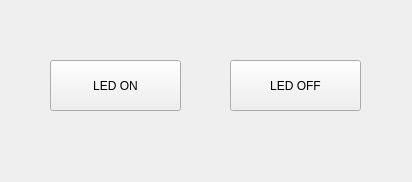
<?xml version="1.0" encoding="UTF-8"?>
<ui version="4.0">
 <class>MainWindow</class>
 <widget class="QMainWindow" name="MainWindow">
  <property name="geometry">
   <rect>
    <x>0</x>
    <y>0</y>
    <width>412</width>
    <height>182</height>
   </rect>
  </property>
  <property name="acceptDrops">
   <bool>false</bool>
  </property>
  <property name="windowTitle">
   <string>Arduino LED Control</string>
  </property>
  <property name="windowIcon">
   <iconset>
    <normaloff>../../../../tmp/led-red.png</normaloff>../../../../tmp/led-red.png</iconset>
  </property>
  <property name="documentMode">
   <bool>false</bool>
  </property>
  <widget class="QWidget" name="centralwidget">
   <widget class="QPushButton" name="pushButton">
    <property name="geometry">
     <rect>
      <x>50</x>
      <y>60</y>
      <width>131</width>
      <height>51</height>
     </rect>
    </property>
    <property name="text">
     <string>LED ON</string>
    </property>
   </widget>
   <widget class="QPushButton" name="pushButton_2">
    <property name="geometry">
     <rect>
      <x>230</x>
      <y>60</y>
      <width>131</width>
      <height>51</height>
     </rect>
    </property>
    <property name="text">
     <string>LED OFF</string>
    </property>
   </widget>
  </widget>
 </widget>
 <resources/>
 <connections>
  <connection>
   <sender>pushButton_2</sender>
   <signal>clicked()</signal>
   <receiver>pushButton_2</receiver>
   <slot>raise()</slot>
   <hints>
    <hint type="sourcelabel">
     <x>255</x>
     <y>102</y>
    </hint>
    <hint type="destinationlabel">
     <x>280</x>
     <y>105</y>
    </hint>
   </hints>
  </connection>
  <connection>
   <sender>pushButton</sender>
   <signal>clicked()</signal>
   <receiver>pushButton</receiver>
   <slot>raise()</slot>
   <hints>
    <hint type="sourcelabel">
     <x>74</x>
     <y>87</y>
    </hint>
    <hint type="destinationlabel">
     <x>103</x>
     <y>104</y>
    </hint>
   </hints>
  </connection>
 </connections>
</ui>
